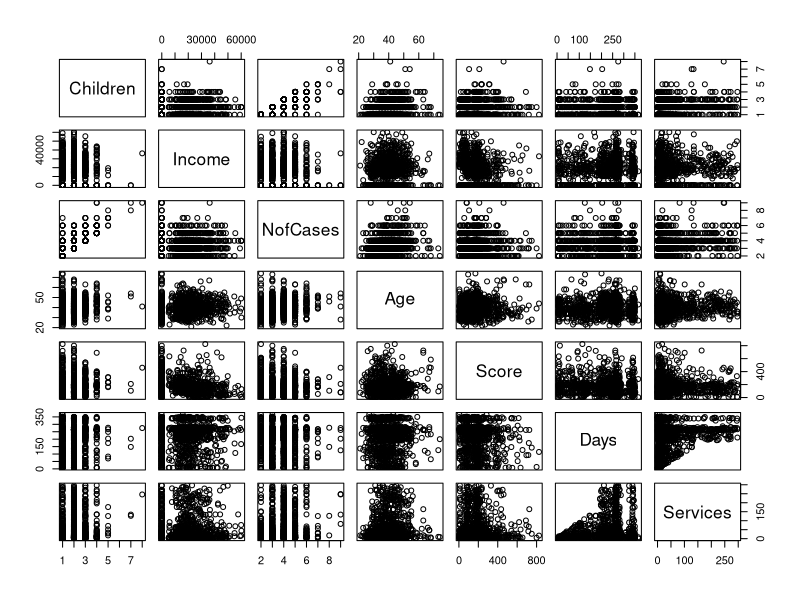

Write the R code that produced this figure.
#################### Project 6: Regression analysis
#### Predict number of cases a client likely to open based on collected demographics
#### Apply multiple regression to examine how multiple predictor variables can be used to model a response variable
####################

### Load and explore the dataset

data<-read.csv("demo.csv")

str(data)

### The following data was collected on 1187 clients.
### This is a very rich dataset with the following columns: 
### Client _id - id of client assigned at the stage of enrollment 
### Children - number of children in the household
### Income - income of client
### NofCases - number of cases opened by clients during program
### Age - age of client
### Score - assessment of survey completed by client
### Days - total number of days being enrolled in the program
### Services - total number of services received by clients


#### All of the variables are quantitative
#### On average client has opened 3.6 cases. The range is 7, min is 2, and max is 4. 

library(tidyverse)
library(dplyr)
summary(data)

### The first column is id. Not useful for analysis

data<-subset(data, select = Children:Services) 


### In the following pairs plot of the other 7 quantitative values, there is a slight    
### relationship between number of cases and age, number of cases and services, and quite 
### strong relationship between number of cases and number of children in the 
### household
pairs(data)

### Run correlation analysis to tell us the relationship between variables.
### Notice that most of the correlations are at or below 0.20. 
### The highest is between nofcases and children 0.81
### Then, age and nofcaaes is correlated at .21 
### Services and nofcases is .22

round(cor(data),2)

#### Create a multiple linear regression model to number of cases from the rest of the
#### explanatory variables

library(MASS)

model<-lm(NofCases ~.,data=data)
summary(model)

model1<-lm(NofCases ~ Children + Age+Score, data=data)
summary(model1)
